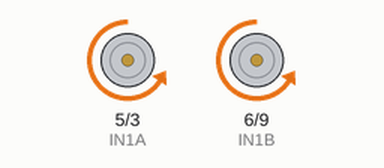
This sketch was run on a simulated Arduino Uno, built with avr-gcc and run on an emulated ATmega328P. Shown: motor-driver pin pairs drawn as motors (green arrow = first pin HIGH = forward, orange = second pin HIGH = backward, longer = more drive).

Above: at 4.2 s.
At 8.7 s:
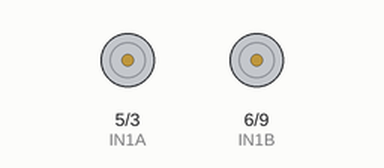
Timing chart, 0 to 11.7 s (numbered marks = the images above):
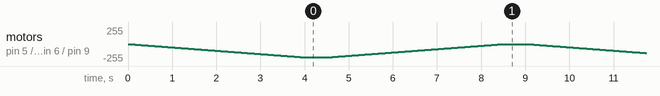

The sketch:

temp.ino
```cpp
/*
  DBH-12 H-Bridge Demo
  dbh-12-demo.ino
  Demonstrates operation of DBH-12 Dual H-Bridge Motor Driver

  DroneBot Workshop 2022
  https://dronebotworkshop.com
*/

// Motor Connections (All must use PWM pins)
#define IN1A 5
#define IN1B 6
#define IN2A 3
#define IN2B 9

// Define a fixed speed - do not exceed 250
int fixedSpeed = 80;

void setup() {

  // Set motor & enable connections as outputs
  pinMode(IN1A, OUTPUT);
  pinMode(IN1B, OUTPUT);
  pinMode(IN2A, OUTPUT);
  pinMode(IN2B, OUTPUT);

  // Stop motors
  analogWrite(IN1A, 0);
  analogWrite(IN1B, 0);
  analogWrite(IN2A, 0);
  analogWrite(IN2B, 0);
}

void loop() {

  // Accelerate both forward
  digitalWrite(IN1A, LOW);
  digitalWrite(IN1B, LOW);
  for (int i = 0; i < 200; i++) {
    analogWrite(IN2A, i);
    analogWrite(IN2B, i);
    delay(20);
  }

  delay(500);

  // Decelerate both forward
  for (int i = 200; i >= 0; i--) {
    analogWrite(IN2A, i);
    analogWrite(IN2B, i);
    delay(20);
  }

  delay(500);

}
```
